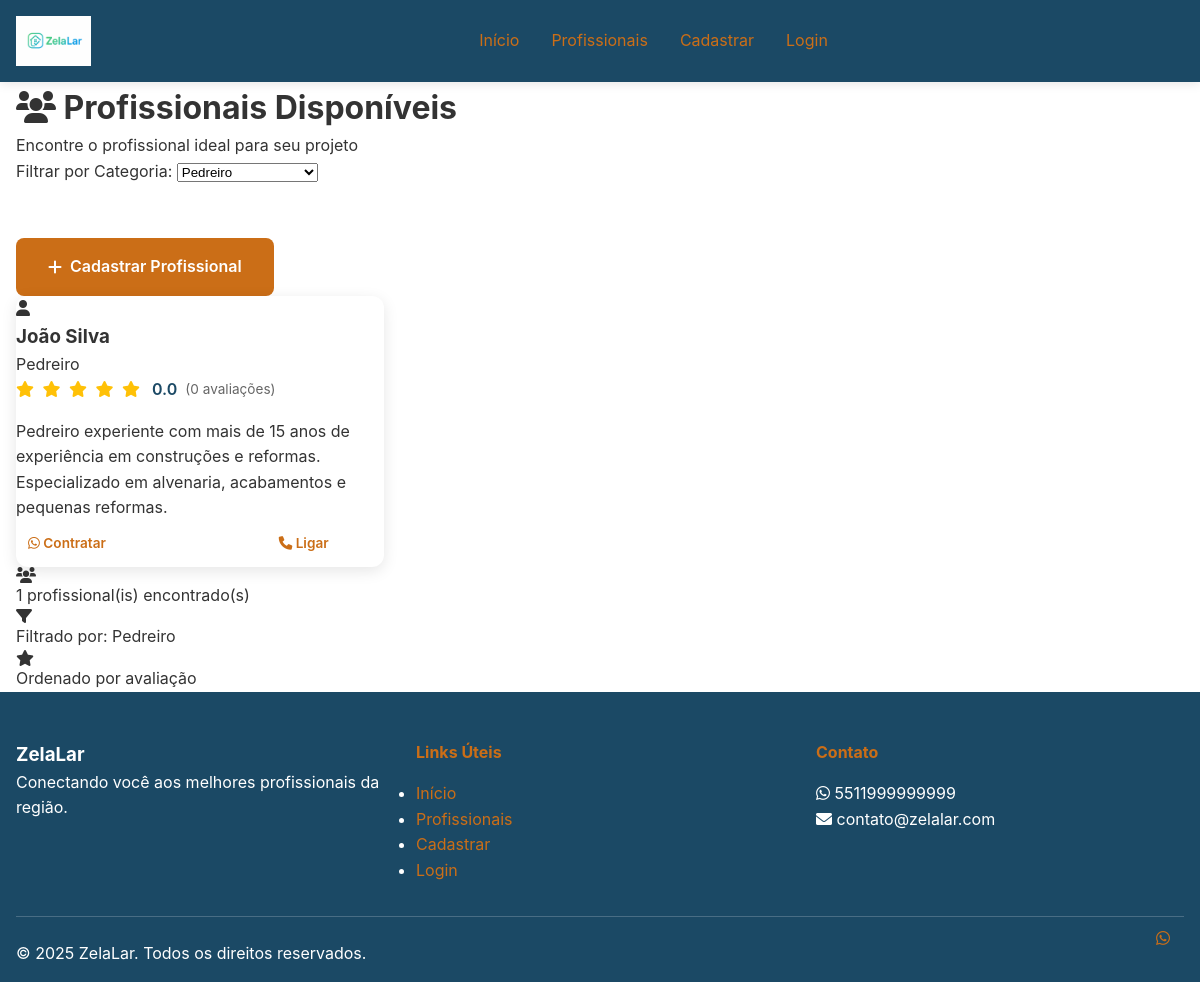
The app's page /listagem.php?categoria=Pedreiro with its own data.
### tables this page shows
CREATE TABLE IF NOT EXISTS profissionais (
    id INT AUTO_INCREMENT PRIMARY KEY,
    nome VARCHAR(100) NOT NULL,
    telefone VARCHAR(20) NOT NULL UNIQUE,
    categoria VARCHAR(100) NOT NULL,
    descricao TEXT,
    foto VARCHAR(255),
    endereco VARCHAR(200),
    cidade VARCHAR(100),
    estado VARCHAR(2),
    cep VARCHAR(10),
    avaliacao DECIMAL(3,2) DEFAULT 0.00,
    total_avaliacoes INT DEFAULT 0,
    disponivel BOOLEAN DEFAULT TRUE,
    senha VARCHAR(255),
    email VARCHAR(100),
    data_cadastro TIMESTAMP DEFAULT CURRENT_TIMESTAMP,
    ultima_atualizacao TIMESTAMP DEFAULT CURRENT_TIMESTAMP ON UPDATE CURRENT_TIMESTAMP,
    ultimo_login TIMESTAMP NULL,
    ativo BOOLEAN DEFAULT TRUE
);

### config/database.php (called while the page is built, shortened)
<?php
class Database {
    private static $instance = null;
    private $connections = [];
    private $currentConnection = null;
    public static function getInstance() {
        if (self::$instance === null) {
            self::$instance = new self();
        }
        return self::$instance;
    }
    private function initializeConnections() {
        try {
            for ($i = 0; $i < DB_MIN_CONNECTIONS; $i++) {
                $this->connections[] = $this->createConnection();
            }
            $this->currentConnection = $this->connections[0];
        } catch (Exception $e) {
            $this->logError('Erro ao inicializar conexões: ' . $e->getMessage());
            throw $e;
        }
    }
    private function createConnection() {
        try {
            $dsn = "mysql:host=" . DB_HOST . ";dbname=" . DB_NAME . ";charset=" . DB_CHARSET;
            $pdo = new PDO($dsn, DB_USER, DB_PASS, DB_OPTIONS);
            $pdo->exec("SET SESSION sql_mode = 'STRICT_TRANS_TABLES,NO_ZERO_DATE,NO_ZERO_IN_DATE,ERROR_FOR_DIVISION_BY_ZERO'");
            $pdo->exec("SET SESSION time_zone = '-03:00'");
            return $pdo;
        } catch (PDOException $e) {
            $this->logError('Erro na conexão PDO: ' . $e->getMessage());
            throw new Exception('Falha na conexão com o banco de dados');
        }
    }
    public function getConnection() {
        try {
            $this->currentConnection->query('SELECT 1');
        } catch (Exception $e) {
            $this->currentConnection = $this->createConnection();
        }
        return $this->currentConnection;
    }
    public function query($sql, $params = [], $useCache = true) {
        $cacheKey = $this->generateCacheKey($sql, $params);
        $startTime = microtime(true);
        try {
            $stmt = $this->getConnection()->prepare($sql);
            $stmt->execute($params);
            $result = $stmt->fetchAll();
            $executionTime = microtime(true) - $startTime;
            return $result;
        } catch (PDOException $e) {
            $executionTime = microtime(true) - $startTime;
            $this->logQuery($sql, $params, 'ERROR', $executionTime, $e->getMessage());
            throw new Exception('Erro na execução da query: ' . $e->getMessage());
        }
    }
    private function generateCacheKey($sql, $params) {
        return DB_CACHE_PREFIX . md5($sql . serialize($params));
    }
    private function logQuery($sql, $params, $status, $executionTime = 0, $error = null) {
        $log = [
            'sql' => $sql,
            'params' => $params,
            'status' => $status,
            'execution_time' => $executionTime,
            'timestamp' => date('Y-m-d H:i:s'),
            'error' => $error
        ];
    }
    public function closeConnections() {
        $this->connections = [];
        $this->currentConnection = null;
    }
}
function getDatabase() {
    return Database::getInstance();
}
?>

### config/config.php (called while the page is built, shortened)
<?php
function getConfig($key, $default = null) {
    return defined($key) ? constant($key) : $default;
}
?>

### listagem.php (the view, shortened to what this page needs)
<?php
require_once 'config/config.php';
require_once 'config/database.php';
$categoria_filtro = $_GET['categoria'] ?? '';
$db = getDatabase();
try {
    $resultado = $db->query("
        SELECT nome, descricao FROM categorias
        WHERE ativa = 1
        ORDER BY ordem
    ");
    $categorias = is_array($resultado) ? $resultado : [];
} catch (Exception $e) {
    error_log("Erro ao buscar categorias: " . $e->getMessage());
    $categorias = [];
}
try {
    if (!empty($categoria_filtro)) {
        $profissionais = $db->query("
            SELECT * FROM profissionais
            WHERE categoria = ? AND disponivel = 1
            ORDER BY avaliacao DESC, nome
        ", [$categoria_filtro]);
    } else {
        $profissionais = $db->query("
            SELECT * FROM profissionais
            WHERE disponivel = 1
            ORDER BY avaliacao DESC, nome
        ");
    }
} catch (Exception $e) {
    error_log("Erro ao buscar profissionais: " . $e->getMessage());
    $profissionais = [];
    $erro = "Erro ao buscar profissionais. Tente novamente.";
}
?>
<!DOCTYPE html>
<html lang="pt-BR">
<head>
    <link rel="stylesheet" href="./Styles/index.css">
    <link rel="stylesheet" href="https://cdnjs.cloudflare.com/ajax/libs/font-awesome/6.0.0/css/all.min.css">
</head>
<body>
    <header class="header">
        <div class="container">
            <div class="header-content">
                <div class="logo">
                    <a href="index.php">
                        <img src="img/logo_nome.png" alt="ZelaLar" class="logo-image">
                    </a>
                </div>
                <nav class="nav">
                    <a href="index.php">Início</a>
                    <a href="listagem.php" class="active">Profissionais</a>
                    <a href="profissionais.php">Cadastrar</a>
                    <a href="login.php">Login</a>
                </nav>
            </div>
        </div>
    </header>
    <main class="main-content">
        <div class="container">
            <div class="page-header">
                <h1><i class="fas fa-users"></i> Profissionais Disponíveis</h1>
                <p>Encontre o profissional ideal para seu projeto</p>
            </div>
            <div class="filters">
                <form method="GET" class="filter-form">
                    <div class="filter-group">
                        <label for="categoria">Filtrar por Categoria:</label>
                        <select id="categoria" name="categoria" onchange="this.form.submit()">
                            <?php foreach ($categorias as $cat): ?>
                                <option value="<?= htmlspecialchars($cat['nome']) ?>"
                                    <?= ($categoria_filtro == $cat['nome']) ? 'selected' : '' ?>>
                                    <?= htmlspecialchars($cat['nome']) ?>
                                </option>
                            <?php endforeach; ?>
                        </select>
                    </div>
                    <button type="submit" class="btn btn-secondary">
                        <i class="fas fa-filter"></i> Filtrar
                    </button>
                </form>
                <div class="filter-actions">
                    <a href="profissionais.php" class="btn btn-primary">
                        <i class="fas fa-plus"></i> Cadastrar Profissional
                    </a>
                </div>
            </div>
            <div class="profissionais-grid">
                <?php if (empty($profissionais)): ?>
                    <div class="no-results">
                        <i class="fas fa-search"></i>
                        <h3>Nenhum profissional encontrado</h3>
                        <p>
                            <?php if (!empty($categoria_filtro)): ?>
                                Não encontramos profissionais na categoria "<?= htmlspecialchars($categoria_filtro) ?>".
                            <?php else: ?>
                                Ainda não há profissionais cadastrados no sistema.
                            <?php endif; ?>
                        </p>
                        <a href="profissionais.php" class="btn btn-primary">
                            <i class="fas fa-user-plus"></i> Seja o primeiro a se cadastrar!
                        </a>
                    </div>
                <?php else: ?>
                    <?php foreach ($profissionais as $profissional): ?>
                        <div class="profissional-card">
                            <div class="profissional-foto">
                                <?php if (!empty($profissional['foto'])): ?>
                                    <img src="<?= htmlspecialchars($profissional['foto']) ?>"
                                        alt="Foto de <?= htmlspecialchars($profissional['nome']) ?>">
                                <?php else: ?>
                                    <div class="foto-placeholder">
                                        <i class="fas fa-user"></i>
                                    </div>
                                <?php endif; ?>
                            </div>
                            <div class="profissional-info">
                                <h3><?= htmlspecialchars($profissional['nome']) ?></h3>
                                <div class="categoria-badge">
                                    <?= htmlspecialchars($profissional['categoria']) ?>
                                </div>
                                <div class="avaliacao-info">
                                    <div class="estrelas">
                                        <?php for ($i = 1; $i <= 5; $i++): ?>
                                            <i class="fas fa-star <?= $i <= round($profissional['avaliacao']) ? 'ativa' : '' ?>"></i>
                                        <?php endfor; ?>
                                    </div>
                                    <span class="nota"><?= number_format($profissional['avaliacao'], 1) ?></span>
                                    <span class="total">(<?= $profissional['total_avaliacoes'] ?> avaliações)</span>
                                </div>
                                <?php if (!empty($profissional['descricao'])): ?>
                                    <p class="descricao"><?= htmlspecialchars($profissional['descricao']) ?></p>
                                <?php endif; ?>
                                <div class="profissional-actions">
                                    <a href="https://wa.me/55<?= preg_replace('/[^0-9]/', '', $profissional['telefone']) ?>?text=Olá! Gostaria de agendar um serviço com <?= urlencode($profissional['nome']) ?>"
                                        class="btn btn-whatsapp" target="_blank">
                                        <i class="fab fa-whatsapp"></i> Contratar
                                    </a>
                                    <a href="avaliacao.php?id=<?= $profissional['id'] ?>"
                                        class="btn btn-secondary">
                                        <i class="fas fa-star"></i> Avaliar
                                    </a>
                                    <a href="tel:<?= htmlspecialchars($profissional['telefone']) ?>"
                                        class="btn btn-phone">
                                        <i class="fas fa-phone"></i> Ligar
                                    </a>
                                </div>
                            </div>
                        </div>
                    <?php endforeach; ?>
                <?php endif; ?>
            </div>
            <?php if (!empty($profissionais)): ?>
                <div class="stats">
                    <div class="stat-item">
                        <i class="fas fa-users"></i>
                        <span><?= count($profissionais) ?> profissional(is) encontrado(s)</span>
                    </div>
                    <?php if (!empty($categoria_filtro)): ?>
                        <div class="stat-item">
                            <i class="fas fa-filter"></i>
                            <span>Filtrado por: <?= htmlspecialchars($categoria_filtro) ?></span>
                        </div>
                    <?php endif; ?>
                    <div class="stat-item">
                        <i class="fas fa-star"></i>
                        <span>Ordenado por avaliação</span>
                    </div>
                </div>
            <?php endif; ?>
        </div>
    </main>
    <footer class="footer">
        <div class="container">
            <div class="footer-content">
                <div class="footer-section">
                    <h3>ZelaLar</h3>
                    <p>Conectando você aos melhores profissionais da região.</p>
                </div>
                <div class="footer-section">
                    <h4>Links Úteis</h4>
                    <ul>
                        <li><a href="index.php">Início</a></li>
                        <li><a href="listagem.php">Profissionais</a></li>
                        <li><a href="profissionais.php">Cadastrar</a></li>
                        <li><a href="login.php">Login</a></li>
                    </ul>
                </div>
                <div class="footer-section">
                    <h4>Contato</h4>
                    <p><i class="fab fa-whatsapp"></i> <?= getConfig('CONTACT_WHATSAPP') ?></p>
                    <p><i class="fas fa-envelope"></i> <?= getConfig('CONTACT_EMAIL') ?></p>
                </div>
            </div>
            <div class="footer-bottom">
                <p>&copy; <?= date('Y') ?> ZelaLar. Todos os direitos reservados.</p>
            </div>
        </div>
    </footer>
    <a href="https://wa.me/<?= getConfig('CONTACT_WHATSAPP') ?>?text=Olá! Preciso de ajuda para encontrar um profissional."
        class="whatsapp-float" target="_blank">
        <i class="fab fa-whatsapp"></i>
    </a>
</body>
</html>

### records on screen
profissionais: nome "João Silva", categoria "Pedreiro", avaliacao "0.0", total_avaliacoes "0", descricao "Pedreiro experiente com mais de 15 anos de experiência em construções e reformas. Especializado em alvenaria, acabamentos e pequenas reformas."

### other values on screen
count($profissionais) "1"
$categoria_filtro "Pedreiro"
getConfig('CONTACT_WHATSAPP') "5511999999999"
getConfig('CONTACT_EMAIL') "contato@zelalar.com"
form field categoria "Pedreiro"
